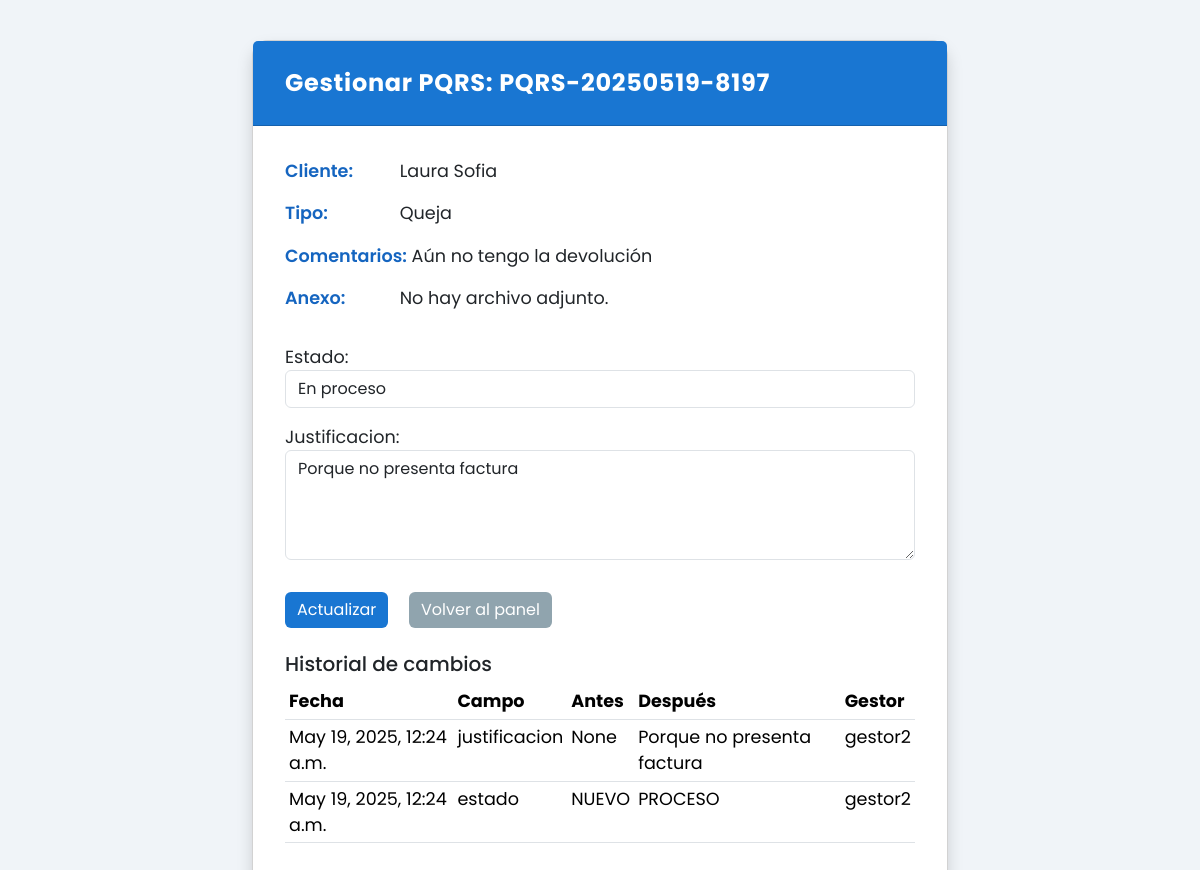
The page /gestor/gestionar/PQRS-20250519-8197/ (signed in) on the database its author committed.
### pqrs/models.py (models this page shows, shortened)
class PQRS(models.Model):
    TIPO_PQRS = [
        ('P', 'Petición'),
        ('Q', 'Queja'),
        ('R', 'Reclamo'),
        ('S', 'Sugerencia'),
    ]
    ESTADO = [
        ('NUEVO', 'Nuevo'),
        ('PROCESO', 'En proceso'),
        ('RESUELTO', 'Resuelto'),
        ('RECHAZADO', 'Rechazado'),
    ]
    cliente = models.ForeignKey(Cliente, on_delete=models.CASCADE)
    tipo = models.CharField(max_length=1, choices=TIPO_PQRS)
    comentarios = models.TextField()
    archivo = models.FileField(upload_to='pqrs/', blank=True, null=True)
    fecha_radicado = models.DateTimeField(auto_now_add=True)
    numero_radicado = models.CharField(max_length=15, unique=True)
    estado = models.CharField(max_length=10, choices=ESTADO, default='NUEVO')
    justificacion = models.TextField(blank=True, null=True)
    correo_enviado = models.BooleanField(default=False)

class Cliente(models.Model):
    TIPO_ID = [
        ('CC', 'Cédula de Ciudadanía'),
        ('TI', 'Tarjeta de Identidad'),
    ]
    tipo_id = models.CharField(max_length=2, choices=TIPO_ID)
    numero_id = models.CharField(max_length=20, unique=True)
    nombre = models.CharField(max_length=100)
    correo = models.EmailField()
    telefono = models.CharField(max_length=15)
    contraseña = models.CharField(max_length=128)  # Se almacenará en forma cifrada
    activo = models.BooleanField(default=True)  # Permite desactivarlo sin borrarlo

class LogCambio(models.Model):
    pqrs = models.ForeignKey(PQRS, on_delete=models.CASCADE)
    gestor = models.ForeignKey(Gestor, on_delete=models.SET_NULL, null=True)
    fecha = models.DateTimeField(auto_now_add=True)
    campo_modificado = models.CharField(max_length=50)
    valor_anterior = models.TextField(null=True, blank=True)
    valor_nuevo = models.TextField(null=True, blank=True)

class Gestor(models.Model):
    username = models.CharField(max_length=150, unique=True)
    password = models.CharField(max_length=128)
    activo = models.BooleanField(default=True)

### pqrs/views.py (the view)
# urls.py: path('gestor/gestionar/<str:numero_radicado>/', views.gestionar_pqrs, name='gestionar_pqrs'),
def gestionar_pqrs(request, numero_radicado):
    gestor_id = request.session.get('gestor_id')
    if not gestor_id:
        return redirect('login_gestor')
    try:
        pqrs = PQRS.objects.get(numero_radicado=numero_radicado)
    except PQRS.DoesNotExist:
        return HttpResponse("Radicado no encontrado", status=404)
    if request.method == 'POST':
        form = GestionarPQRSForm(request.POST, instance=pqrs)
        if form.is_valid():
            old_pqrs = PQRS.objects.get(pk=pqrs.pk)
            form.save()
            campos = ['estado', 'justificacion']
            for campo in campos:
                valor_anterior = getattr(old_pqrs, campo)
                valor_nuevo = getattr(form.instance, campo)
                if valor_anterior != valor_nuevo:
                    LogCambio.objects.create(
                        pqrs=pqrs,
                        gestor=Gestor.objects.get(id=gestor_id),
                        campo_modificado=campo,
                        valor_anterior=valor_anterior,
                        valor_nuevo=valor_nuevo
                    )
            if pqrs.estado == 'RESUELTO':
                try:
                    send_mail(
                        subject='Tu PQRS ha sido resuelta',
                        message=f"Tu PQRS con número {pqrs.numero_radicado} ha sido resuelta.\n\nJustificación:\n{pqrs.justificacion}",
                        from_email='no-reply@supermarket.com',
                        recipient_list=[pqrs.cliente.correo],
                        fail_silently=True
                    )
                except Exception as e:
                    messages.warning(request, 'Cambio guardado, pero falló el envío del correo.')
            messages.success(request, 'PQRS actualizada correctamente.')
            return redirect('panel_gestor')
    else:
        form = GestionarPQRSForm(instance=pqrs)
    historial = LogCambio.objects.filter(pqrs=pqrs).order_by('-fecha')
    return render(request, 'pqrs/gestionar_pqrs.html', {'form': form, 'pqrs': pqrs, 'historial': historial})

### pqrs/forms.py (shortened to what this page needs)
class GestionarPQRSForm(forms.ModelForm):
    class Meta:
        model = PQRS
        fields = ['estado', 'justificacion']
        widgets = {
            'estado': forms.Select(attrs={'class': 'form-control'}),
            'justificacion': forms.Textarea(attrs={'rows': 4, 'class': 'form-control'}),
        }

### pqrs/templates/pqrs/gestionar_pqrs.html (shortened to what this page needs)
<!DOCTYPE html>
<html lang="es">
<head>
    <link href="https://cdn.jsdelivr.net/npm/bootstrap@5.3.3/dist/css/bootstrap.min.css" rel="stylesheet" />
</head>
<body>
    <div class="container" role="main">
        <div class="card shadow">
            <header class="card-header">
                Gestionar PQRS: {{ pqrs.numero_radicado }}
            </header>
            <section class="card-body">
                <p><strong>Cliente:</strong> {{ pqrs.cliente.nombre }}</p>
                <p><strong>Tipo:</strong> {{ pqrs.get_tipo_display }}</p>
                <p><strong>Comentarios:</strong> {{ pqrs.comentarios }}</p>
                {% if pqrs.archivo %}
                <p><strong>Anexo:</strong></p>
                <div class="btn-group btn-group-custom mb-3" role="group" aria-label="Opciones archivo">
                    <a href="{% url 'descargar_anexo' pqrs.numero_radicado %}" class="btn btn-outline-success" role="button">
                        Descargar PDF
                    </a>
                    <a href="{{ pqrs.archivo.url }}" target="_blank" class="btn btn-outline-info" role="button">
                        Ver en navegador
                    </a>
                </div>
                {% else %}
                <p><strong>Anexo:</strong> No hay archivo adjunto.</p>
                {% endif %}
                <form method="post" novalidate>
                    {{ form.as_p }}
                    <button type="submit" class="btn btn-primary mt-3">Actualizar</button>
                    <a href="{% url 'panel_gestor' %}" class="btn btn-secondary mt-3 ms-3">Volver al panel</a>
                </form>
                {% if historial %}
                <h5 class="mt-4">Historial de cambios</h5>
                <table class="table table-sm">
                    <thead>
                        <tr>
                            <th>Fecha</th>
                            <th>Campo</th>
                            <th>Antes</th>
                            <th>Después</th>
                            <th>Gestor</th>
                        </tr>
                    </thead>
                    <tbody>
                        {% for cambio in historial %}
                        <tr>
                            <td>{{ cambio.fecha }}</td>
                            <td>{{ cambio.campo_modificado }}</td>
                            <td>{{ cambio.valor_anterior }}</td>
                            <td>{{ cambio.valor_nuevo }}</td>
                            <td>{{ cambio.gestor.username }}</td>
                        </tr>
                        {% endfor %}
                    </tbody>
                </table>
                {% endif %}
            </section>
        </div>
    </div>
</body>
</html>

### pqrs/templates/pqrs/gestionar_pqrs.html (style rules this page uses)
body { background: #f0f4f8; font-family: 'Poppins', sans-serif; color: #37474f; padding: 2.5rem 1rem; min-height: 100vh; }
.container { max-width: 720px; margin: 0 auto; }
.card { border-radius: 1rem; box-shadow: 0 10px 30px rgba(0,0,0,0.1); background: #ffffff; }
.card-header { border-top-left-radius: 1rem; border-top-right-radius: 1rem; background: #1976d2; color: white; font-weight: 700; font-size: 1.5rem; letter-spacing: 0.03em; padding: 1.5rem 2rem; }
.card-body { padding: 2rem; font-size: 1.1rem; }
p strong { color: #1565c0; font-weight: 600; min-width: 110px; display: inline-block; }
.btn-primary { background-color: #1976d2; border: none; }
.btn-secondary { background-color: #90a4ae; border: none; color: white; }
form { margin-top: 2rem; }

### rows shown on the page
PQRS: numero_radicado "PQRS-20250519-8197", cliente.nombre "Laura Sofia", tipo "Queja", comentarios "Aún no tengo la devolución", estado "En proceso", justificacion "Porque no presenta factura"
LogCambio: fecha "May 19, 2025, 12:24 a.m.", campo_modificado "justificacion", valor_anterior "None", valor_nuevo "Porque no presenta factura", gestor.username "gestor2"
LogCambio: fecha "May 19, 2025, 12:24 a.m.", campo_modificado "estado", valor_anterior "NUEVO", valor_nuevo "PROCESO", gestor.username "gestor2"
